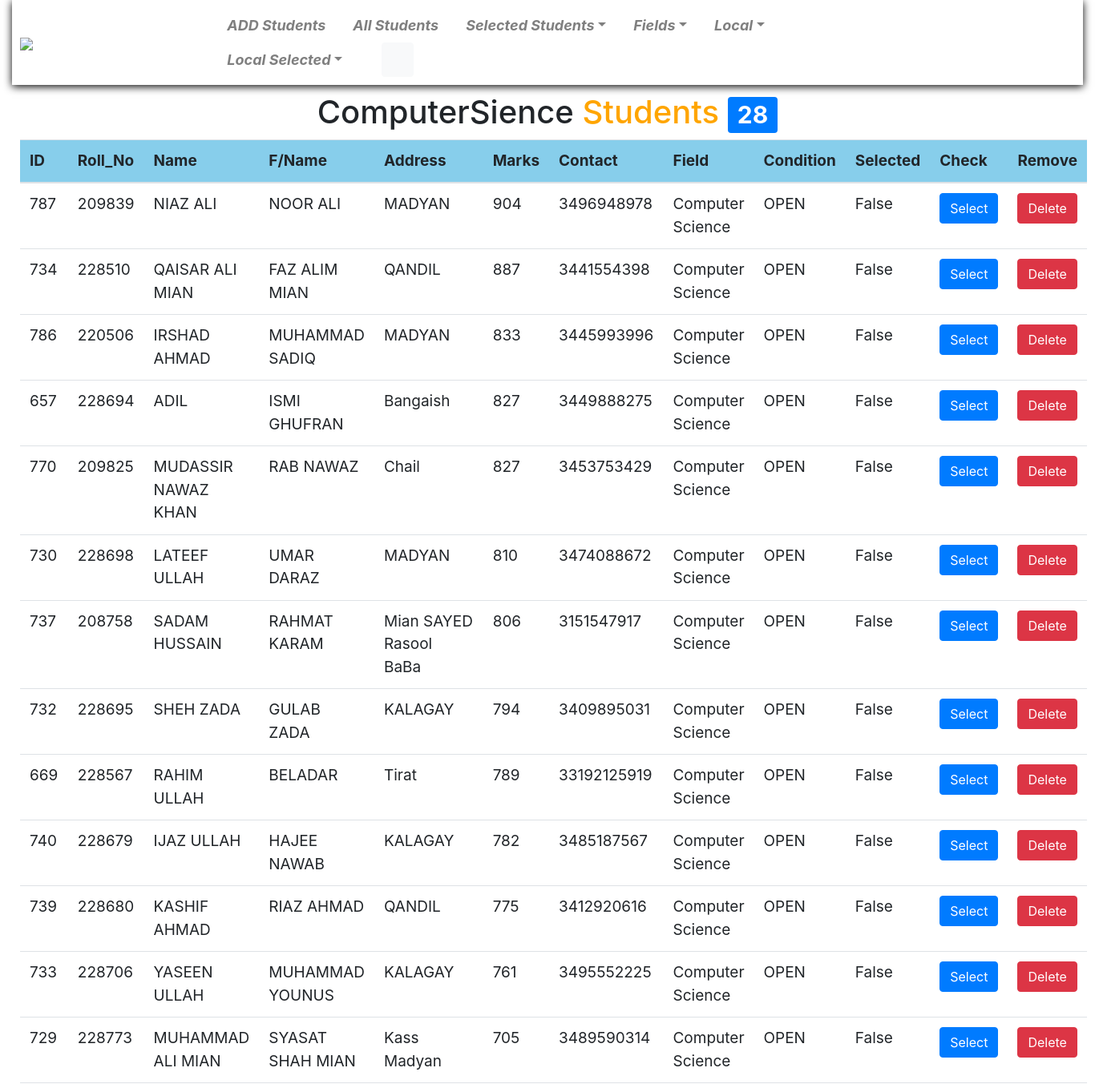
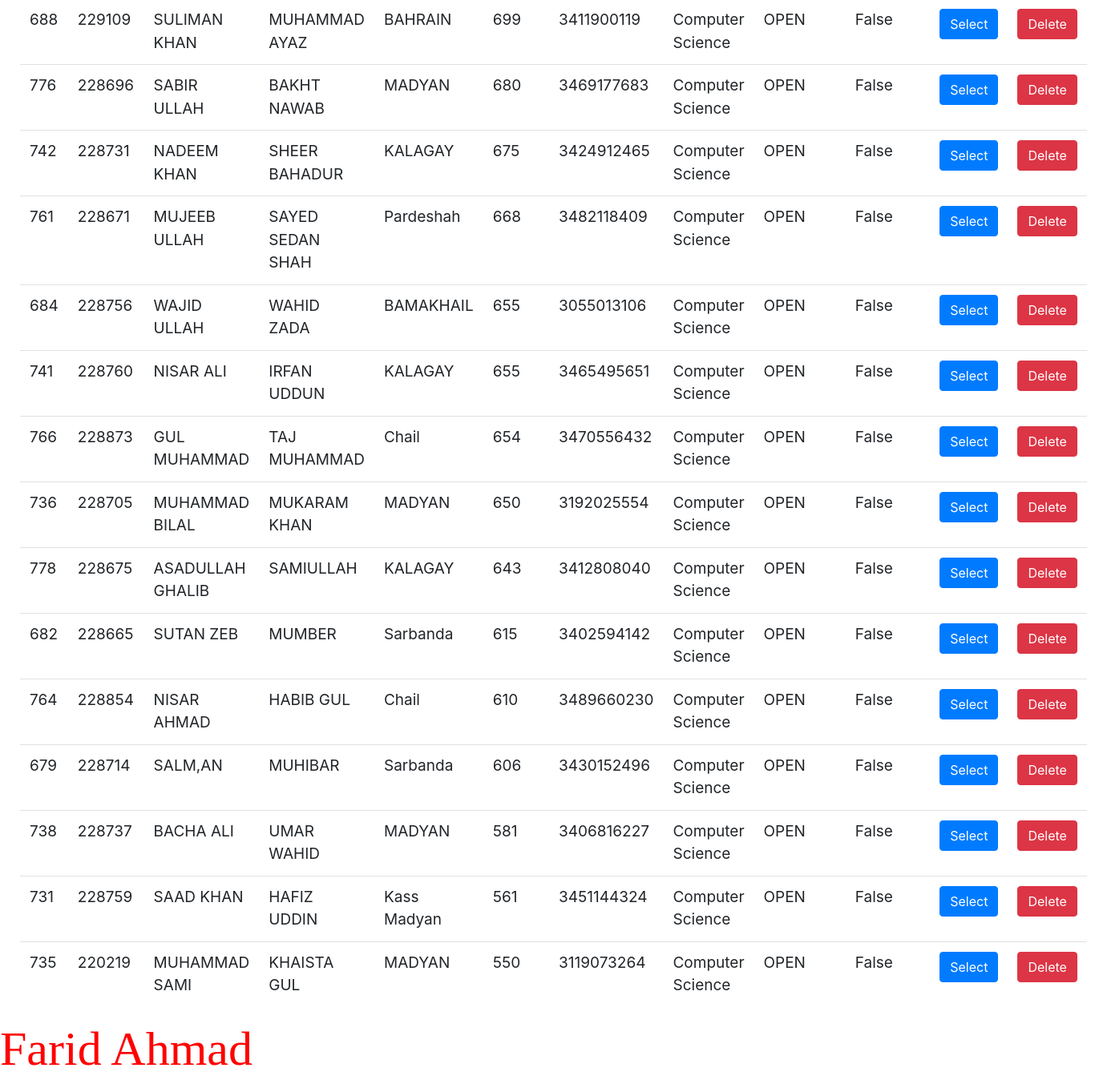
/CS/, run on the app's committed database (2 pictures, top to bottom).
### main/models.py (models this page shows, shortened)
class Student(models.Model):
	id=models.AutoField(auto_created=True, primary_key=True, serialize=False, verbose_name='ID')
	Conditions=[('OPEN','OPEN'),('LOCAL','LOCAL'),]
	FIELD1_S=[('Medical','Medical'),('Engineering','Engineering'),('Computer Science','Computer Science'),('Humanities','Humanities'),]
	Name=models.CharField(max_length=100)
	F_Name=models.CharField(max_length=100)
	Roll_No=models.PositiveIntegerField()
	Address=models.CharField(max_length=100,blank=False)
	Marks=models.PositiveIntegerField()
	Contact=models.PositiveIntegerField()
	FIELDS=models.CharField(max_length=20,choices=FIELD1_S,default='Medical')
	Condition=models.CharField(max_length=10,choices=Conditions,default='OPEN')
	Entry_Date=models.DateTimeField(default=timezone.now())
	Selected=models.BooleanField(null=True,blank=True,default=False)
	Selected_Date=models.DateTimeField(null=True,blank=True)
	class Meta:
		ordering=('-Marks',)

### main/views.py (the view)
# urls.py: path('CS/',views.cs_std,name='cs_std'),
def cs_std(request):
	cs=Student.objects.filter(FIELDS='Computer Science',Condition='OPEN')
	return render(request,'main/ComputerScience.html',{'students':cs})

### main/templates/main/ComputerScience.html (shortened to what this page needs)
{% extends 'base.html' %}
{% block content %}
<h1 style="text-align: center;">ComputerSience <span style="color: orange;">Students </span><span class="badge badge-primary">{{students.count}}</span></h1>
<table class="table">
	<thead>
		<th>ID</th>
		<th>Roll_No</th>
		<th>Name</th>
		<th>F/Name</th>
		<th>Address</th>
		<th>Marks</th>
		<th>Contact</th>
		<th>Field</th>
		<th>Condition</th>
		<th>Selected</th>
		<th>Check</th>
		<th>Remove</th>
	</thead>
	<tbody>
		{% for std in students %}
		<tr>
			<td>{{std.id}}</td>
			<td>{{std.Roll_No}}</td>
			<td>{{std.Name}}</td>
			<td>{{std.F_Name}}</td>
			<td>{{std.Address}}</td>
			<td>{{std.Marks}}</td>
			<td>{{std.Contact}}</td>
			<td>{{std.FIELDS}}</td>
			<td>{{std.Condition}}</td>
			<td>{{std.Selected}}</td>
			<td>
				{%if not std.Selected %}
				<a class="btn btn-primary" href="{% url 'main:select3' pk=std.pk %}">Select</a>
				{% else %}
				<a class="btn btn-primary disabled" href="{% url 'main:select3' pk=std.pk%}">Selected</a>
				{% endif %}
			<td><a class="btn btn-danger" href="{% url 'main:delete4' pk=std.pk %}">Delete</a></td>
			</td>
		</tr>
		{% endfor %}
	</tbody>
</table>
{% endblock content %}

### Admission/static/css1/style.css (style rules this page uses)
table { font-size: 19px; }
table th { background: skyblue; }

### data on the page
Student: id "787", Roll_No "209839", Name "NIAZ ALI", F_Name "NOOR ALI", Address "MADYAN", Marks "904", Contact "3496948978", FIELDS "Computer Science", Condition "OPEN", Selected "False"
Student: id "734", Roll_No "228510", Name "QAISAR ALI MIAN", F_Name "FAZ ALIM MIAN", Address "QANDIL", Marks "887", Contact "3441554398", FIELDS "Computer Science", Condition "OPEN", Selected "False"
Student: id "786", Roll_No "220506", Name "IRSHAD AHMAD", F_Name "MUHAMMAD SADIQ", Address "MADYAN", Marks "833", Contact "3445993996", FIELDS "Computer Science", Condition "OPEN", Selected "False"
Student: id "657", Roll_No "228694", Name "ADIL", F_Name "ISMI GHUFRAN", Address "Bangaish", Marks "827", Contact "3449888275", FIELDS "Computer Science", Condition "OPEN", Selected "False"
Student: id "770", Roll_No "209825", Name "MUDASSIR NAWAZ KHAN", F_Name "RAB NAWAZ", Address "Chail", Marks "827", Contact "3453753429", FIELDS "Computer Science", Condition "OPEN", Selected "False"
Student: id "730", Roll_No "228698", Name "LATEEF ULLAH", F_Name "UMAR DARAZ", Address "MADYAN", Marks "810", Contact "3474088672", FIELDS "Computer Science", Condition "OPEN", Selected "False"
Student: id "737", Roll_No "208758", Name "SADAM HUSSAIN", F_Name "RAHMAT KARAM", Address "Mian SAYED Rasool BaBa", Marks "806", Contact "3151547917", FIELDS "Computer Science", Condition "OPEN", Selected "False"
Student: id "732", Roll_No "228695", Name "SHEH ZADA", F_Name "GULAB ZADA", Address "KALAGAY", Marks "794", Contact "3409895031", FIELDS "Computer Science", Condition "OPEN", Selected "False"
Student: id "669", Roll_No "228567", Name "RAHIM ULLAH", F_Name "BELADAR", Address "Tirat", Marks "789", Contact "33192125919", FIELDS "Computer Science", Condition "OPEN", Selected "False"
Student: id "740", Roll_No "228679", Name "IJAZ ULLAH", F_Name "HAJEE NAWAB", Address "KALAGAY", Marks "782", Contact "3485187567", FIELDS "Computer Science", Condition "OPEN", Selected "False"
Student: id "739", Roll_No "228680", Name "KASHIF AHMAD", F_Name "RIAZ AHMAD", Address "QANDIL", Marks "775", Contact "3412920616", FIELDS "Computer Science", Condition "OPEN", Selected "False"
Student: id "733", Roll_No "228706", Name "YASEEN ULLAH", F_Name "MUHAMMAD YOUNUS", Address "KALAGAY", Marks "761", Contact "3495552225", FIELDS "Computer Science", Condition "OPEN", Selected "False"
Student: id "729", Roll_No "228773", Name "MUHAMMAD ALI MIAN", F_Name "SYASAT SHAH MIAN", Address "Kass Madyan", Marks "705", Contact "3489590314", FIELDS "Computer Science", Condition "OPEN", Selected "False"
Student: id "688", Roll_No "229109", Name "SULIMAN KHAN", F_Name "MUHAMMAD AYAZ", Address "BAHRAIN", Marks "699", Contact "3411900119", FIELDS "Computer Science", Condition "OPEN", Selected "False"
Student: id "776", Roll_No "228696", Name "SABIR ULLAH", F_Name "BAKHT NAWAB", Address "MADYAN", Marks "680", Contact "3469177683", FIELDS "Computer Science", Condition "OPEN", Selected "False"
Student: id "742", Roll_No "228731", Name "NADEEM KHAN", F_Name "SHEER BAHADUR", Address "KALAGAY", Marks "675", Contact "3424912465", FIELDS "Computer Science", Condition "OPEN", Selected "False"
Student: id "761", Roll_No "228671", Name "MUJEEB ULLAH", F_Name "SAYED SEDAN SHAH", Address "Pardeshah", Marks "668", Contact "3482118409", FIELDS "Computer Science", Condition "OPEN", Selected "False"
Student: id "684", Roll_No "228756", Name "WAJID ULLAH", F_Name "WAHID ZADA", Address "BAMAKHAIL", Marks "655", Contact "3055013106", FIELDS "Computer Science", Condition "OPEN", Selected "False"
Student: id "741", Roll_No "228760", Name "NISAR ALI", F_Name "IRFAN UDDUN", Address "KALAGAY", Marks "655", Contact "3465495651", FIELDS "Computer Science", Condition "OPEN", Selected "False"
Student: id "766", Roll_No "228873", Name "GUL MUHAMMAD", F_Name "TAJ MUHAMMAD", Address "Chail", Marks "654", Contact "3470556432", FIELDS "Computer Science", Condition "OPEN", Selected "False"
Student: id "736", Roll_No "228705", Name "MUHAMMAD BILAL", F_Name "MUKARAM KHAN", Address "MADYAN", Marks "650", Contact "3192025554", FIELDS "Computer Science", Condition "OPEN", Selected "False"
Student: id "778", Roll_No "228675", Name "ASADULLAH GHALIB", F_Name "SAMIULLAH", Address "KALAGAY", Marks "643", Contact "3412808040", FIELDS "Computer Science", Condition "OPEN", Selected "False"
Student: id "682", Roll_No "228665", Name "SUTAN ZEB", F_Name "MUMBER", Address "Sarbanda", Marks "615", Contact "3402594142", FIELDS "Computer Science", Condition "OPEN", Selected "False"
Student: id "764", Roll_No "228854", Name "NISAR AHMAD", F_Name "HABIB GUL", Address "Chail", Marks "610", Contact "3489660230", FIELDS "Computer Science", Condition "OPEN", Selected "False"
Student: id "679", Roll_No "228714", Name "SALM,AN", F_Name "MUHIBAR", Address "Sarbanda", Marks "606", Contact "3430152496", FIELDS "Computer Science", Condition "OPEN", Selected "False"
Student: id "738", Roll_No "228737", Name "BACHA ALI", F_Name "UMAR WAHID", Address "MADYAN", Marks "581", Contact "3406816227", FIELDS "Computer Science", Condition "OPEN", Selected "False"
Student: id "731", Roll_No "228759", Name "SAAD KHAN", F_Name "HAFIZ UDDIN", Address "Kass Madyan", Marks "561", Contact "3451144324", FIELDS "Computer Science", Condition "OPEN", Selected "False"
Student: id "735", Roll_No "220219", Name "MUHAMMAD SAMI", F_Name "KHAISTA GUL", Address "MADYAN", Marks "550", Contact "3119073264", FIELDS "Computer Science", Condition "OPEN", Selected "False"

### other printed values
{{ students.count }} "28"
